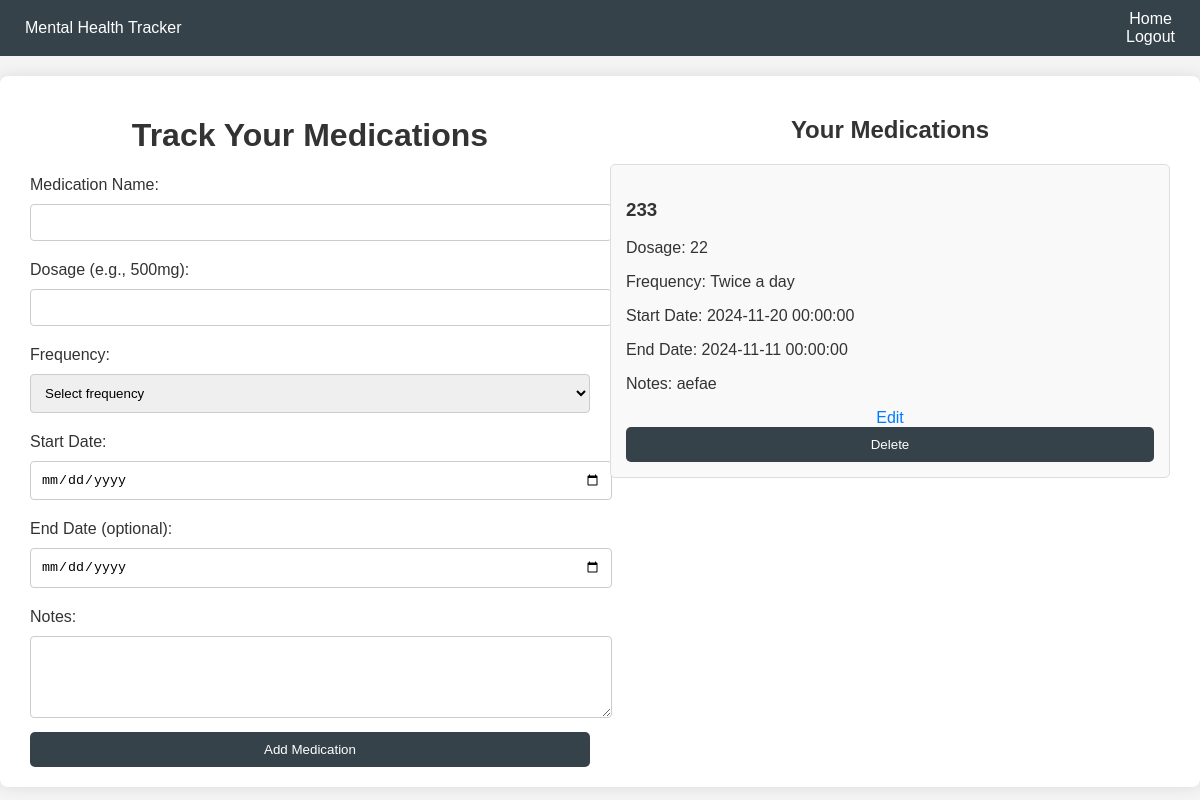
The page /track_medications (signed in) on the database its author committed.
### app/models.py (models this page shows, shortened)
class Medication(db.Model):
    __tablename__ = 'medications'
    id = Column(Integer, primary_key=True)
    user_id = Column(Integer, ForeignKey('user.id'), nullable=False)
    medication_name = Column(String, nullable=False)
    dosage = Column(String, nullable=False)
    frequency = Column(String, nullable=False)
    start_date = Column(DateTime, nullable=False)
    end_date = Column(DateTime, nullable=True)
    notes = Column(String, nullable=True)
    created_at = Column(DateTime, default=db.func.current_timestamp())
    user = relationship('User', backref='medications', lazy=True)

### app/routes.py (the view, shortened to what this page needs)
@main.route('/track_medications', methods=['GET', 'POST'])
@login_required
def track_medications():
    medications = Medication.query.filter_by(user_id=current_user.id).all()
    return render_template('track_medications.html', medications=medications)

### app/models.py (called while the page is built)
@login_manager.user_loader
def load_user(user_id):
    return User.query.get(int(user_id))

### app/templates/track_medications.html (shortened to what this page needs)
<!DOCTYPE html>
<html lang="en">
<head>
</head>
<body>
<nav>
    <div class="logo">
        <a href="{{ url_for('main.index') }}">Mental Health Tracker</a>
    </div>
    <div class="nav-links">
        <a href="{{ url_for('main.index') }}">Home</a>
        <a href="{{ url_for('main.logout') }}">Logout</a>
    </div>
</nav>
<div class="container">
    <div class="form-section">
        <h1>Track Your Medications</h1>
        <form action="{{ url_for('main.track_medications') }}" method="POST">
            <label for="medication_name">Medication Name:</label>
            <input type="text" id="medication_name" name="medication_name" required>
            <label for="dosage">Dosage (e.g., 500mg):</label>
            <input type="text" id="dosage" name="dosage" required>
            <label for="frequency">Frequency:</label>
            <select id="frequency" name="frequency" required>
                <option value="">Select frequency</option>
            </select>
            <label for="start_date">Start Date:</label>
            <input type="date" id="start_date" name="start_date" required>
            <label for="end_date">End Date (optional):</label>
            <input type="date" id="end_date" name="end_date">
            <label for="notes">Notes:</label>
            <textarea id="notes" name="notes" rows="4"></textarea>
            <button type="submit">Add Medication</button>
        </form>
    </div>
    <div class="medications-section">
        <h2>Your Medications</h2>
        {% if medications %}
            <ul>
            {% for medication in medications %}
                <li>
                    <h3>{{ medication.medication_name }}</h3>
                    <p>Dosage: {{ medication.dosage }}</p>
                    <p>Frequency: {{ medication.frequency }}</p>
                    <p>Start Date: {{ medication.start_date }}</p>
                    <p>End Date: {{ medication.end_date }}</p>
                    <p>Notes: {{ medication.notes }}</p>
                    <a href="{{ url_for('main.edit_medication', medication_id=medication.id) }}">Edit</a>
                    <form action="{{ url_for('main.delete_medication', medication_id=medication.id) }}" method="POST" style="display:inline;">
                        <button type="submit">Delete</button>
                    </form>
                </li>
            {% endfor %}
            </ul>
        {% else %}
            <p>You have not added any medications yet.</p>
        {% endif %}
    </div>
</div>
</body>
</html>

### app/templates/track_medications.html (style rules this page uses)
body { font-family: Arial, sans-serif; background-color: #f4f4f4; color: #333; margin: 0; padding: 0; }
nav { background-color: #35424a; color: white; padding: 10px; display: flex; justify-content: space-between; align-items: center; }
nav a { color: white; text-decoration: none; margin: 0 15px; }
.container { display: flex; max-width: 1200px; margin: auto; background: white; padding: 20px; border-radius: 8px; box-shadow: 0px 0px 15px rgba(0, 0, 0, 0.1); margin-top: 20px; }
.form-section, .medications-section { flex: 1; margin: 0 10px; }
h1 { text-align: center; }
label { display: block; margin: 10px 0 5px; }
input, select, textarea { width: 100%; padding: 10px; margin: 5px 0 10px; border: 1px solid #ccc; border-radius: 4px; }
button { background-color: #35424a; color: white; padding: 10px 15px; border: none; border-radius: 5px; cursor: pointer; width: 100%; }
h2 { text-align: center; }
ul { list-style-type: none; padding: 0; }
li { background: #f9f9f9; border: 1px solid #ddd; border-radius: 5px; padding: 15px; margin-bottom: 10px; }
a { display: block; margin-top: 10px; text-align: center; color: #007BFF; text-decoration: none; }

### rows shown on the page
Medication: medication_name "233", dosage "22", frequency "Twice a day", start_date "2024-11-20 00:00:00", end_date "2024-11-11 00:00:00", notes "aefae"
